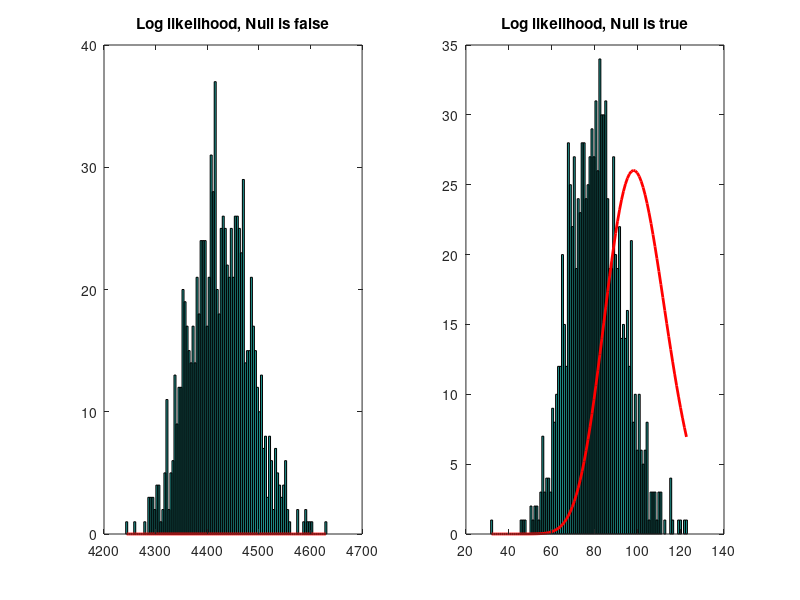

MATLAB code for this plot:
T  = 1e3; % number of data sets to generate
N  = 1000; % number of data in each set
N_ = 100; % number of held out data

m  = 5; % input dimensions
m_ = 5; % number of extra dimensions to fit
k  = 20;  % output dimensions
b  = randn(k,m); % true parameters

Q = randn(k); % noise covariance
Q = Q*Q';

lr_rel = zeros(N_,1);
lr_irr = zeros(N_,1);
for i = 1:T
    disp(num2str(i))
    X  = randn(m,N); % inputs
    X_ = randn(m,N_); % held out inputs
    Y = b*X + chol(Q)'*randn(k,N); % outputs
    Y_ = b*X_ + chol(Q)'*randn(k,N_); % held out outputs
    
    x  = randn(m_,N); % irrelevant variables
    x_ = randn(m_,N_); % irrelevant held out variables (used for making irrelevant predictions...so judgemental)

    b_hat_all = Y*[X;x]'/([X;x]*[X;x]'); % fitting to all variables
    b_hat_rel = Y*[X(1:m-1,:);x]'/([X(1:m-1,:);x]*[X(1:m-1,:);x]'); % fitting without a relevant variable
    b_hat_irr = Y*X'/(X*X'); % fitting without the irrelevant variable
    
    e_all = Y - b_hat_all*[X;x];
    e_rel = Y - b_hat_rel*[X(1:m-1,:);x];
    e_irr = Y - b_hat_irr*X;
    
    e_all_ = Y_ - b_hat_all*[X_;x_];
    e_rel_ = Y_ - b_hat_rel*[X_(1:m-1,:);x_];
    e_irr_ = Y_ - b_hat_irr*X_;
    
    Q_all = e_all*e_all'/N;
    Q_rel = e_rel*e_rel'/N;
    Q_irr = e_irr*e_irr'/N;
    
    eQe_rel = trace(e_rel_'*(Q_rel\e_rel_));
    eQe_irr = trace(e_irr_'*(Q_irr\e_irr_));
    eQe_all = trace(e_all_'*(Q_all\e_all_));
    
    lr_rel(i) = eQe_rel - eQe_all + 2*N*sum(log(diag(chol(Q_rel)))) - 2*N*sum(log(diag(chol(Q_all))));
    lr_irr(i) = eQe_irr - eQe_all + 2*N*sum(log(diag(chol(Q_irr)))) - 2*N*sum(log(diag(chol(Q_all))));
end

clf

subplot(1,2,1);
[~,x] = hist(lr_rel,100);
hist(lr_rel,x); hold on
plot(x,T*chi2pdf(x,m_*k)*(x(2)-x(1)),'r','LineWidth',2);
title('Log likelihood, Null is false')

subplot(1,2,2);
[~,x] = hist(lr_irr,100);
hist(lr_irr,x); hold on
plot(x,T*chi2pdf(x,m_*k)*(x(2)-x(1)),'r','LineWidth',2);
title('Log likelihood, Null is true')